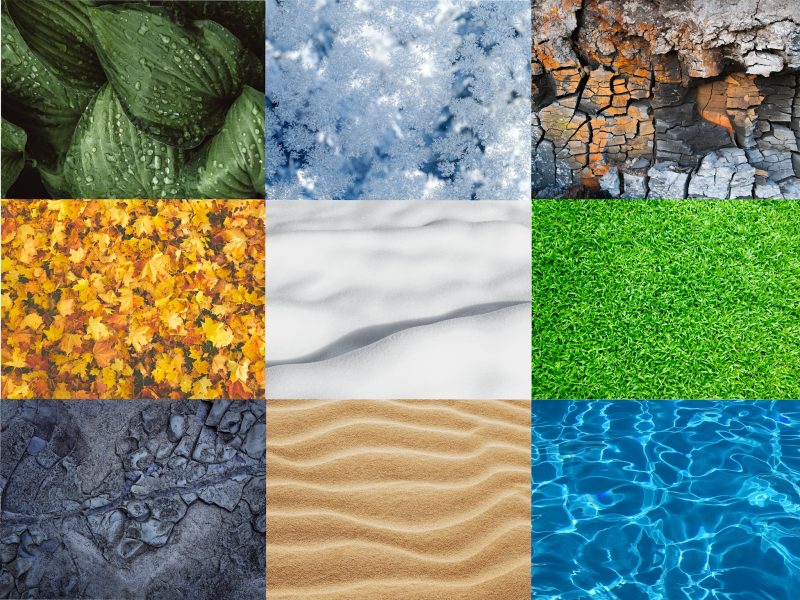
#> input picture images/textures.png, 1600 x 1200 px, found by its file name (shown at 1/2 size)
$ python image_segmentator.py
#> lines starting #> are read from the running program, lines starting #| are printed output that depends on the picture
from skimage.transform import resize


class ParamsImageSegmentator():
    def __init__(self, size_subsegment = 32, stride = 16):
        self.size_subsegment = size_subsegment
        self.stride = stride

    def get_parameters_of_segmentator(self):
        return {
            'size_subsegment': self.size_subsegment,
            'stride': self.stride
        }

class ImageSegmentator():
    def __init__(self, params = ParamsImageSegmentator()):
        self.params = params

    def get_image_part(self, image):
        image_segments = []

        boxes = self._get_boxes(image.shape)
        for box in boxes:
            (x1, y1), (x2, y2) = box
            segment = image[y1:y2, x1:x2]
            image_segments.append(segment)

        return boxes, image_segments

    def _get_boxes(self, size_image):
        boxes = []
        for y in range(0, size_image[0] - self.params.size_subsegment + 1, self.params.stride):
            for x in range(0, size_image[1] - self.params.size_subsegment + 1, self.params.stride):
                box = [(x, y), (x + self.params.size_subsegment, y + self.params.size_subsegment)]
                boxes.append(box)

        return boxes


if __name__ == "__main__":
    from skimage import io
    import numpy as np
    import matplotlib.pyplot as plt

    # Load Image
    path_image = "images\\textures.png"
    image = io.imread(path_image)
#> image is the input picture: shape (1200, 1600, 3); mean R, G, B 123.1, 139, 115.3

    # Create Image Segmentator
    params = ParamsImageSegmentator()
    segmentator = ImageSegmentator(params)

    # Get Image Part
    image_segments = segmentator.get_image_part(image)
#> the loop in get_image_part, `for box in boxes:` made 7326 passes
#> pass 1, in get_image_part, `segment = image[y1:y2, x1:x2]`:
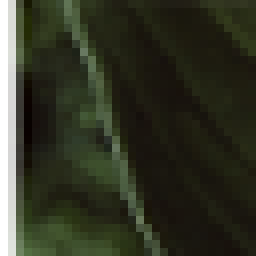
#> segment: shape (32, 32, 3) (shown 8 times larger); mean R, G, B 50.5, 53.1, 37.8
#> pass 2, in get_image_part, `segment = image[y1:y2, x1:x2]`:
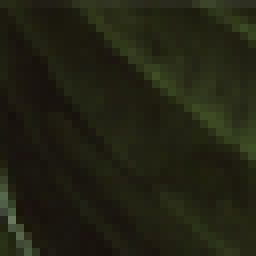
#> segment: shape (32, 32, 3) (shown 8 times larger); mean R, G, B 34, 34.7, 19.4
#> pass 3, in get_image_part, `segment = image[y1:y2, x1:x2]`:
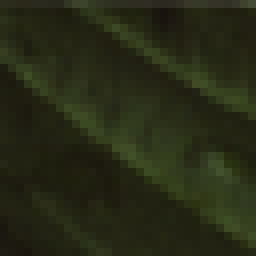
#> segment: shape (32, 32, 3) (shown 8 times larger); mean R, G, B 39.2, 42.5, 22.2
#> after the loop in get_image_part, `for box in boxes:`: image_segments = 7326 items
    print(f"Number of image segments: {len(image_segments)}")
#| Number of image segments: 2
#> (the run stopped early here; a loop or call above may not have finished)

$ run again, with images/texutres1.png copied over images/textures.png
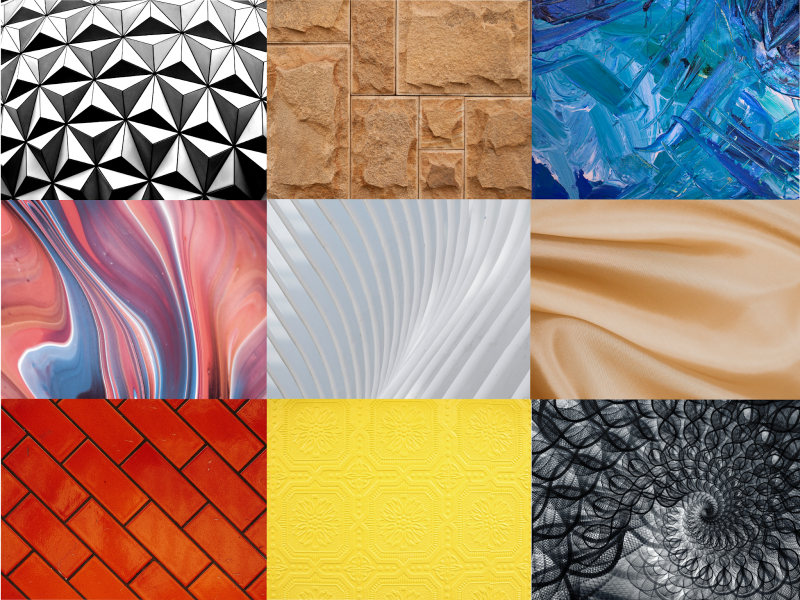
#> input picture images/texutres1.png, 1600 x 1200 px, found by its file name (shown at 1/2 size)
#> image is the input picture: shape (1200, 1600, 3); mean R, G, B 157.9, 133.5, 113.5
#> the loop in get_image_part, `for box in boxes:` made 7326 passes
#> pass 1, in get_image_part, `segment = image[y1:y2, x1:x2]`:
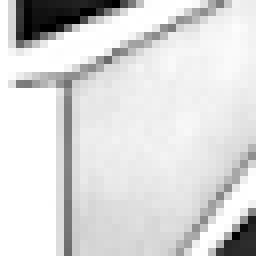
#> segment: shape (32, 32, 3) (shown 8 times larger); min 0, max 255, mean 217.3
#> pass 3, in get_image_part, `segment = image[y1:y2, x1:x2]`:
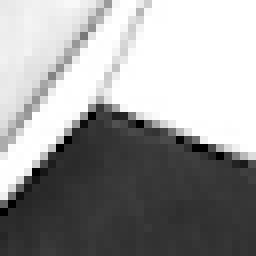
#> segment: shape (32, 32, 3) (shown 8 times larger); min 0, max 255, mean 155.6
#> after the loop in get_image_part, `for box in boxes:`: image_segments = 7326 items
#| Number of image segments: 2
